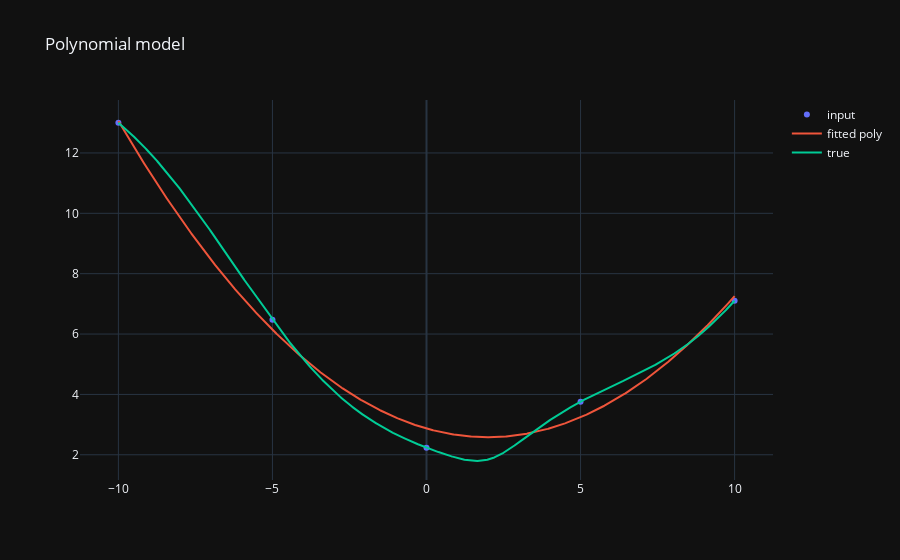

Write notebook code for a chart like this one.
### Code cell
fig = go.Figure(layout=dict(title="Polynomial model"))
fig.add_traces([
    go.Scatter(x=samples["x"],y=samples["f"],mode="markers",name = "input"),
    go.Scatter(x=poly_val["x"],y=poly_val["value"],mode="lines",name="fitted poly"),
    go.Scatter(x=xx,y=yy,mode="lines",name="true"),
    ]
)

### Figure 1 — Plotly figure (JSON) as saved in the notebook; plotly's stock layout.template omitted (floating-point values rounded to 4 significant figures; data arrays with more than 128 entries replaced by an {"elided": "..."} marker saying what was removed)
{"data": [{"mode": "markers", "name": "input", "type": "scatter", "x": [-10, -5, 0, 5, 10], "y": [13.0, 6.473, 2.236, 3.761, 7.103]}, {"mode": "lines", "name": "fitted poly", "type": "scatter", "x": {"elided": "1000 float values"}, "y": {"elided": "1000 float values"}}, {"mode": "lines", "name": "true", "type": "scatter", "x": {"elided": "10000 float values"}, "y": {"elided": "10000 float values"}}], "layout": {"title": {"text": "Polynomial model"}}}
